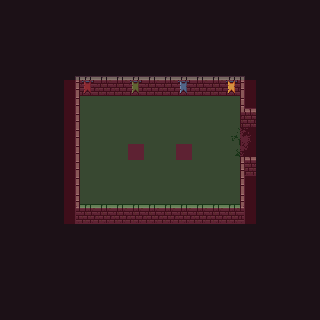

This game map was drawn from its Tiled (.tmx) file and the tilesets committed beside it. A one-line description and the trimmed map source follow:
An orthogonal 20x20 tile map with 16x16 px tiles, 6 tile layers (bg, floor, exits, fg, ...), 5 tilesets and 9 objects (e).

<map version="1.5" tiledversion="1.6.0" orientation="orthogonal" renderorder="right-down" width="20" height="20" tilewidth="16" tileheight="16" infinite="0" nextlayerid="14" nextobjectid="20">
 <tileset firstgid="1" source="0x72_16x16DungeonTileset_walls.v1.tsx" />
 <tileset firstgid="257" source="0x72_16x16DungeonTileset.v4.tsx" />
 <tileset firstgid="513" source="NavigationTileSet.tsx" />
 <tileset firstgid="515" source="spawnTileset.tsx" />
 <tileset firstgid="519" source="Enemies.tsx" />
 <layer id="1" name="bg" width="20" height="20">
  <data>[400 cells, 400 non-empty, 2 distinct tile ids]</data>
 </layer>
 <layer id="2" name="floor" width="20" height="20">
  <data>[400 cells, 82 non-empty, 1 distinct tile ids]</data>
 </layer>
 <layer id="5" name="exits" width="20" height="20">
  <data>[400 cells, 4 non-empty, 4 distinct tile ids]</data>
 </layer>
 <layer id="4" name="fg" width="20" height="20">
  <data>[400 cells, 59 non-empty, 16 distinct tile ids]</data>
 </layer>
 <layer id="3" name="props" width="20" height="20">
  <data>[400 cells, 4 non-empty, 4 distinct tile ids]</data>
 </layer>
 <objectgroup id="8" name="Collisions">
  <object id="5" x="256" y="120">
   <polygon points="0,0 -16,0 -16,-32 -176,-32 -176,84 -16,84 -16,36 0,36" />
  </object>
 </objectgroup>
 <objectgroup id="13" name="Treasure">
  <object id="18" gid="448" x="128" y="160" width="16" height="16" />
  <object id="19" gid="448" x="176" y="160" width="16" height="16" />
 </objectgroup>
 <objectgroup id="9" name="Void" />
 <objectgroup id="10" name="Gates">
  <object id="6" name="e" x="256" y="128">
   <polygon points="0,0 -16,0 -16,28 0,28" />
  </object>
 </objectgroup>
 <objectgroup id="11" name="SpawnPoints">
  <object id="10" gid="516" x="224" y="144" width="16" height="16" />
 </objectgroup>
 <layer id="7" name="navigation" width="20" height="20" opacity="0.15">
  <data>[400 cells, 108 non-empty, 2 distinct tile ids]</data>
 </layer>
 <objectgroup id="12" name="Enemies">
  <object id="12" gid="521" x="96" y="128" width="16" height="16" />
  <object id="13" gid="521" x="144" y="80" width="16" height="16" />
  <object id="14" gid="521" x="128" y="224" width="16" height="16" />
  <object id="15" gid="521" x="32" y="192" width="16" height="16" />
 </objectgroup>
</map>
